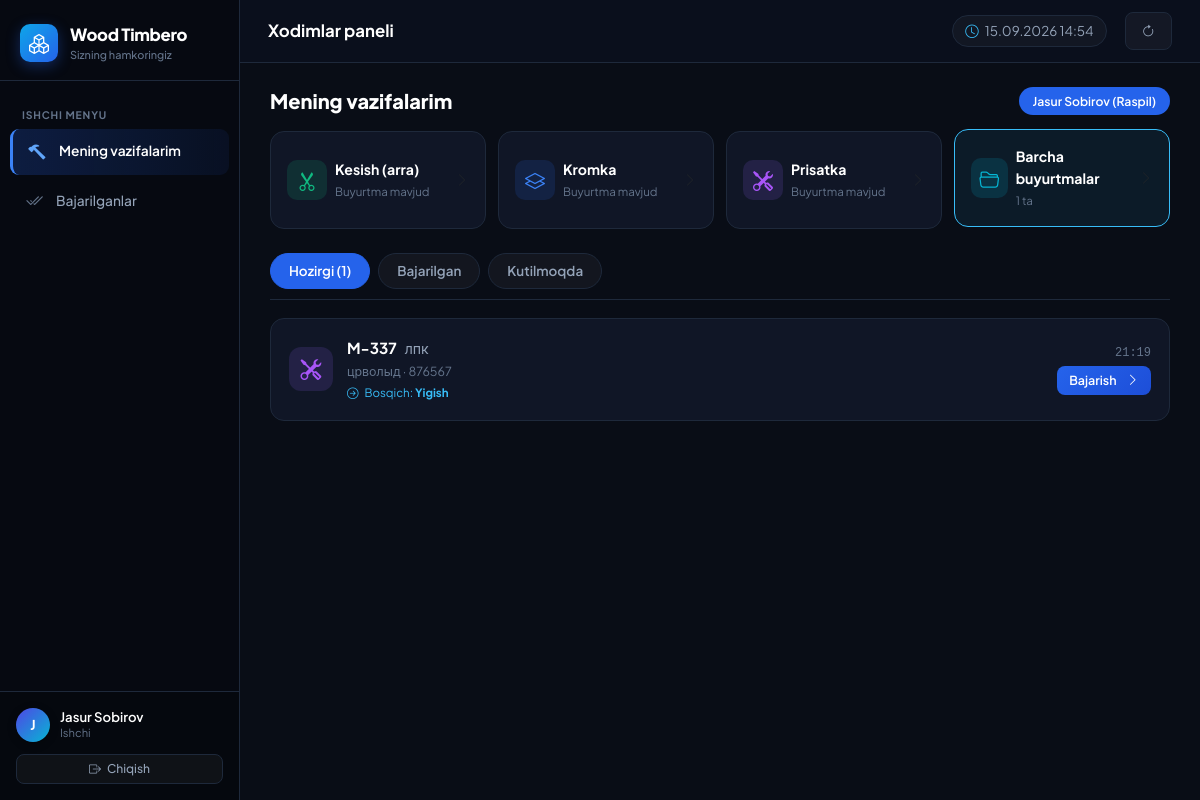
Screenshot of /my-tasks/?stage=Kesish (signed in) with the database file from the repository.
### production/models.py (models this page shows, shortened)
class Employee(models.Model):
    ROLE_CHOICES = [
        ('ADMIN', 'Super Admin'),
        ('MANAGER', 'Rahbar'),
        ('DISPATCHER', 'Dispetcher / Operator'),
        ('WORKER', 'Ishchi'),
        ('INSPECTOR', 'Nazoratchi'),
    ]
    user = models.OneToOneField(User, on_delete=models.CASCADE, related_name='employee')
    full_name = models.CharField(max_length=255, verbose_name="F.I.Sh.")
    phone = models.CharField(max_length=50, verbose_name="Telefon")
    role = models.CharField(max_length=20, choices=ROLE_CHOICES, verbose_name="Lavozim")
    stage = models.ForeignKey(Stage, on_delete=models.SET_NULL, null=True, blank=True, verbose_name="Biriktirilgan bosqich")
    is_active = models.BooleanField(default=True, verbose_name="Aktiv")

class Stage(models.Model):
    name = models.CharField(max_length=100, verbose_name="Bosqich nomi")
    order = models.PositiveIntegerField(verbose_name="Tartib raqami")
    max_duration_hours = models.FloatField(default=0, verbose_name="Maksimal vaqt (soat)")
    is_active = models.BooleanField(default=True, verbose_name="Aktiv")
    description = models.TextField(blank=True, null=True, verbose_name="Izoh")
    class Meta:
        ordering = ['order']

class Order(models.Model):
    PRIORITY_CHOICES = [
        ('NORMAL', '🟢 Oddiy'),
        ('MEDIUM', '🟡 O‘rtacha'),
        ('HIGH', '🔴 Yuqori'),
        ('URGENT', '⚫ Shoshilinch'),
    ]
    order_number = models.CharField(max_length=50, unique=True, verbose_name="Buyurtma №")
    client_name = models.CharField(max_length=255, verbose_name="Mijoz F.I.Sh.")
    client_phone = models.CharField(max_length=50, verbose_name="Telefon raqami")
    product_type = models.CharField(max_length=100, verbose_name="Mahsulot turi")
    product_name = models.CharField(max_length=255, verbose_name="Mahsulot nomi")
    dimensions = models.CharField(max_length=100, blank=True, null=True, verbose_name="O‘lchamlari")
    material = models.CharField(max_length=100, blank=True, null=True, verbose_name="Material")
    color = models.CharField(max_length=100, blank=True, null=True, verbose_name="Material rangi")
    hardware = models.CharField(max_length=255, blank=True, null=True, verbose_name="Furnitura")
    quantity = models.PositiveIntegerField(default=1, verbose_name="Soni")
    manager = models.ForeignKey(Employee, on_delete=models.SET_NULL, null=True, related_name='managed_orders', verbose_name="Mas'ul menejer")
    notes = models.TextField(blank=True, null=True, verbose_name="Izoh")
    deadline = models.DateTimeField(verbose_name="Muddat")
    priority = models.CharField(max_length=20, choices=PRIORITY_CHOICES, default='NORMAL', verbose_name="Ustuvorlik")
    created_at = models.DateTimeField(auto_now_add=True, verbose_name="Yaratilgan sana")
    current_stage = models.ForeignKey(Stage, on_delete=models.SET_NULL, null=True, blank=True, related_name='current_orders', verbose_name="Joriy bosqich")
    is_completed = models.BooleanField(default=False, verbose_name="Tayyor")

### production/views.py (the view)
# urls.py: path('my-tasks/', views.worker_panel, name='worker_panel'),
@login_required
def worker_panel(request):
    employee = get_employee(request.user)
    stages = Stage.objects.filter(is_active=True).order_by('order')
    stage_slug = request.GET.get('stage', '')
    active_stage = None
    if stage_slug:
        active_stage = Stage.objects.filter(name__icontains=stage_slug).first()
    elif employee and employee.stage:
        active_stage = employee.stage
    current_tab = request.GET.get('tab', 'hozirgi')
    now = timezone.now()
    station_cards = []
    for st in stages:
        in_prog_count = Order.objects.filter(current_stage=st, is_completed=False, stage_history__status='IN_PROGRESS').distinct().count()
        total_st_orders = Order.objects.filter(current_stage=st, is_completed=False).count()
        station_cards.append({
            'stage': st,
            'name': st.name,
            'has_orders': total_st_orders > 0,
            'count': total_st_orders,
            'is_selected': (active_stage and active_stage.id == st.id),
        })
    orders_qs = Order.objects.select_related('current_stage').prefetch_related('stage_history').all()
    if active_stage:
        orders_qs = orders_qs.filter(current_stage=active_stage)
    if current_tab == 'hozirgi':
        orders_qs = orders_qs.filter(is_completed=False).order_by('id')
    elif current_tab == 'bajarilgan':
        orders_qs = orders_qs.filter(is_completed=True).order_by('-id')[:20]
    elif current_tab == 'kutilmoqda':
        orders_qs = orders_qs.filter(is_completed=False, stage_history__status='NEW').order_by('id')
    task_items = []
    for ord_item in orders_qs:
        last_h = ord_item.stage_history.filter(stage=ord_item.current_stage).last()
        time_str = "—"
        if last_h and last_h.start_time:
            time_str = last_h.start_time.strftime("%H:%M")
        elif ord_item.created_at:
            time_str = ord_item.created_at.strftime("%H:%M")
        task_items.append({
            'order': ord_item,
            'code_str': f"M-{ord_item.order_number}",
            'status_name': ord_item.current_stage.name if ord_item.current_stage else "Tayyor",
            'history': last_h,
            'time_str': time_str,
        })
    return render(request, 'production/worker_panel.html', {
        **base_context(request),
        'employee': employee,
        'stages': stages,
        'active_stage': active_stage,
        'current_tab': current_tab,
        'station_cards': station_cards,
        'task_items': task_items,
        'all_orders_count': Order.objects.count(),
        'now': now,
    })

### production/templates/production/worker_panel.html (shortened to what this page needs)
{% extends "production/base.html" %}
{% block page_title %}Xodimlar paneli{% endblock %}
{% block content %}
<div class="worker-view-container">
    <div class="d-flex align-items-center justify-content-between mb-3">
        <h2 style="font-size: 1.25rem; font-weight: 800; color: #ffffff; margin: 0;">
            Mening vazifalarim
        </h2>
        {% if employee %}
        <span class="badge-pill-blue" style="font-size: 0.76rem;">
            {{ employee.full_name }} ({{ employee.stage.name|default:"Ishchi" }})
        </span>
        {% endif %}
    </div>
    <div class="station-select-grid">
        <a href="{% url 'worker_panel' %}?stage=Kesish" class="station-select-card {% if active_stage and 'kesish' in active_stage.name|lower %}active{% endif %}">
            <div class="d-flex align-items-center gap-2">
                <div class="station-icon-wrap" style="background: rgba(16,185,129,0.15); color: #10b981;">
                    <i class="bi bi-scissors"></i>
                </div>
                <div>
                    <div style="font-size: 0.88rem; font-weight: 700;">Kesish (arra)</div>
                    <small style="font-size: 0.72rem; color: var(--text-muted);">Buyurtma mavjud</small>
                </div>
            </div>
            <i class="bi bi-chevron-right text-muted"></i>
        </a>
        <a href="{% url 'worker_panel' %}?stage=Kromka" class="station-select-card {% if active_stage and 'kromka' in active_stage.name|lower %}active{% endif %}">
            <div class="d-flex align-items-center gap-2">
                <div class="station-icon-wrap" style="background: rgba(37,99,235,0.15); color: #3b82f6;">
                    <i class="bi bi-layers"></i>
                </div>
                <div>
                    <div style="font-size: 0.88rem; font-weight: 700;">Kromka</div>
                    <small style="font-size: 0.72rem; color: var(--text-muted);">Buyurtma mavjud</small>
                </div>
            </div>
            <i class="bi bi-chevron-right text-muted"></i>
        </a>
        <a href="{% url 'worker_panel' %}?stage=Prisatka" class="station-select-card {% if active_stage and 'prisatka' in active_stage.name|lower %}active{% endif %}">
            <div class="d-flex align-items-center gap-2">
                <div class="station-icon-wrap" style="background: rgba(139,92,246,0.15); color: #a855f7;">
                    <i class="bi bi-tools"></i>
                </div>
                <div>
                    <div style="font-size: 0.88rem; font-weight: 700;">Prisatka</div>
                    <small style="font-size: 0.72rem; color: var(--text-muted);">Buyurtma mavjud</small>
                </div>
            </div>
            <i class="bi bi-chevron-right text-muted"></i>
        </a>
        <a href="{% url 'worker_panel' %}" class="station-select-card {% if not active_stage %}active{% endif %}">
            <div class="d-flex align-items-center gap-2">
                <div class="station-icon-wrap" style="background: rgba(6,182,212,0.15); color: #06b6d4;">
                    <i class="bi bi-folder2-open"></i>
                </div>
                <div>
                    <div style="font-size: 0.88rem; font-weight: 700;">Barcha buyurtmalar</div>
                    <small style="font-size: 0.72rem; color: var(--text-muted);">{{ all_orders_count }} ta</small>
                </div>
            </div>
            <i class="bi bi-chevron-right text-muted"></i>
        </a>
    </div>
    <div class="worker-tabs">
        <a href="?tab=hozirgi{% if active_stage %}&stage={{ active_stage.name }}{% endif %}"
           class="worker-tab-btn {% if current_tab == 'hozirgi' %}active{% endif %}">
            Hozirgi ({{ task_items|length }})
        </a>
        <a href="?tab=bajarilgan{% if active_stage %}&stage={{ active_stage.name }}{% endif %}"
           class="worker-tab-btn {% if current_tab == 'bajarilgan' %}active{% endif %}">
            Bajarilgan
        </a>
        <a href="?tab=kutilmoqda{% if active_stage %}&stage={{ active_stage.name }}{% endif %}"
           class="worker-tab-btn {% if current_tab == 'kutilmoqda' %}active{% endif %}">
            Kutilmoqda
        </a>
    </div>
    <div class="task-list-section">
        {% for item in task_items %}
        <a href="{% url 'worker_task' item.order.id %}" class="task-mobile-card">
            <div class="task-mobile-left">
                <div class="task-bullet" style="
                    {% if item.order.is_completed %}
                        background: rgba(16,185,129,0.15); color: #10b981;
                    {% elif 'kromka' in item.status_name|lower %}
                        background: rgba(37,99,235,0.15); color: #3b82f6;
                    {% elif 'kesish' in item.status_name|lower %}
                        background: rgba(245,158,11,0.15); color: #f59e0b;
                    {% else %}
                        background: rgba(139,92,246,0.15); color: #a855f7;
                    {% endif %}
                ">
                    {% if item.order.is_completed %}
                        <i class="bi bi-check-circle-fill"></i>
                    {% elif 'kromka' in item.status_name|lower %}
                        <i class="bi bi-layers-half"></i>
                    {% elif 'kesish' in item.status_name|lower %}
                        <i class="bi bi-scissors"></i>
                    {% else %}
                        <i class="bi bi-tools"></i>
                    {% endif %}
                </div>
                <div>
                    <div class="d-flex align-items-center gap-2">
                        <strong style="color: #ffffff; font-size: 0.95rem;">{{ item.code_str }}</strong>
                        <span style="color: var(--text-secondary); font-size: 0.88rem;">{{ item.order.client_name }}</span>
                    </div>
                    <div style="font-size: 0.78rem; color: var(--text-muted); margin-top: 2px;">
                        {{ item.order.product_name }} · {{ item.order.dimensions|default:"Standart" }}
                    </div>
                    <div style="font-size: 0.72rem; color: #38bdf8; margin-top: 4px;">
                        <i class="bi bi-arrow-right-circle me-1"></i> Bosqich: <strong>{{ item.status_name }}</strong>
                    </div>
                </div>
            </div>
            <div class="text-end">
                <span class="d-block mb-1" style="font-size: 0.75rem; color: var(--text-muted); font-family: monospace;">
                    {{ item.time_str }}
                </span>
                <span class="btn-wood-primary btn-sm" style="padding: 5px 12px; font-size: 0.78rem;">
                    Bajarish <i class="bi bi-chevron-right ms-1"></i>
                </span>
            </div>
        </a>
        {% empty %}
        <div class="text-center py-5 wood-panel">
            <i class="bi bi-check2-circle fs-1 text-success d-block mb-2"></i>
            <h5 class="text-white">Ushbu bo'limda vazifalar yo'q</h5>
            <p class="text-muted" style="font-size: 0.85rem;">Barcha buyurtmalar o'z vaqtida bajarilgan yoki boshqa bosqichda.</p>
        </div>
        {% endfor %}
    </div>
</div>
{% endblock %}

### production/templates/production/base.html (shortened to what this page needs)
<!DOCTYPE html>
<html lang="uz">
<head>
    <link href="https://cdn.jsdelivr.net/npm/bootstrap@5.3.0/dist/css/bootstrap.min.css" rel="stylesheet">
    <link href="https://cdn.jsdelivr.net/npm/bootstrap-icons@1.11.3/font/bootstrap-icons.css" rel="stylesheet">
</head>
<body>
{% if user.is_authenticated %}
<div class="d-flex">
    <aside class="wood-sidebar" id="appSidebar">
        <a href="{% url 'dashboard' %}" class="brand-header">
            <div class="brand-logo-icon">
                <i class="bi bi-boxes"></i>
            </div>
            <div class="brand-titles">
                <div class="brand-name">Wood Timbero</div>
                <span class="brand-subtitle">Sizning hamkoringiz</span>
            </div>
        </a>
        <div class="sidebar-menu">
            {% with request.resolver_match.url_name as url_name %}
            {% if employee.role == 'WORKER' %}
                <div class="menu-title">Ishchi Menyu</div>
                <a class="nav-item-link {% if url_name == 'worker_panel' %}active{% endif %}" href="{% url 'worker_panel' %}">
                    <i class="bi bi-hammer"></i>
                    <span>Mening vazifalarim</span>
                </a>
                <a class="nav-item-link {% if url_name == 'worker_completed' %}active{% endif %}" href="{% url 'worker_completed' %}">
                    <i class="bi bi-check2-all"></i>
                    <span>Bajarilganlar</span>
                </a>
            {% endif %}
            {% endwith %}
        </div>
        <div class="sidebar-user-bottom">
            <div class="user-profile-widget">
                <div class="user-avatar-circle">
                    {{ user.username|first|upper }}
                </div>
                <div style="flex:1; overflow:hidden;">
                    <div class="user-meta-name">{{ employee.full_name|default:user.username }}</div>
                    <div class="user-meta-role">{% if employee %}{{ employee.get_role_display }}{% else %}Operator Admin{% endif %}</div>
                </div>
            </div>
            <form method="post" action="{% url 'logout' %}">
                <button type="submit" class="btn-wood-outline w-100 justify-content-center" style="padding:5px; font-size:0.75rem;">
                    <i class="bi bi-box-arrow-right"></i> Chiqish
                </button>
            </form>
        </div>
    </aside>
    <div class="app-main flex-grow-1">
        <header class="app-topbar">
            <div class="topbar-left">
                <h1 class="topbar-page-heading">
                    {% block page_title %}Ishlab chiqarish jarayoni{% endblock %}
                </h1>
            </div>
            <div class="topbar-right">
                <div class="topbar-clock" id="liveClock">
                    <i class="bi bi-clock"></i>
                    <span id="clockDisplay">{{ current_time_str }}</span>
                </div>
                <a href="{% url 'dashboard' %}" class="btn-wood-outline btn-sm" title="Yangilash">
                    <i class="bi bi-arrow-clockwise"></i>
                </a>
            </div>
        </header>
        <main class="app-container">
            {% block content %}{% endblock %}
        </main>
    </div>
</div>
{% else %}
    {% block auth_content %}{% endblock %}
{% endif %}
</body>
</html>

### rows the page displays
Employee: full_name "Jasur Sobirov", role "Ishchi", stage.name "Raspil"
Order: is_completed False (drawn), code_str "M-337", order.client_name "лпк", order.product_name "црволыд", order.dimensions "876567", status_name "Yigish", time_str "21:19"

### other values shown
{{ user.username|first|upper }} "J"
{{ current_time_str }} "15.09.2026 14:54"
{{ all_orders_count }} "1"
{{ task_items|length }} "1"
